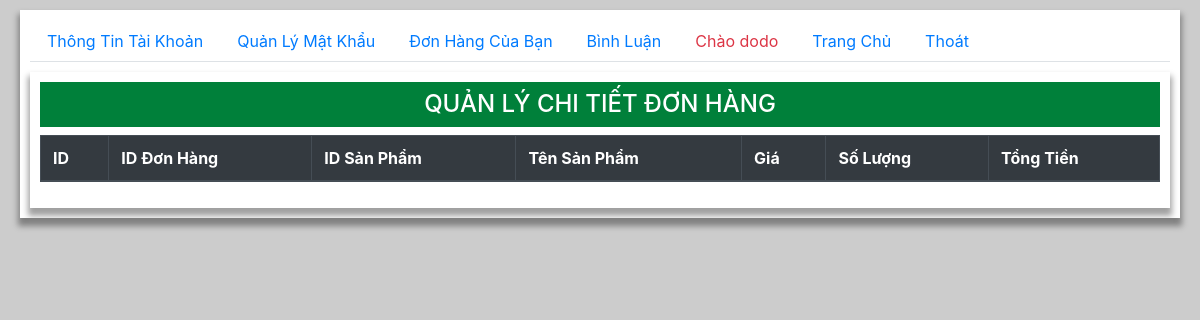
The page /user/user.php?page=order_details&id_order=3 (signed in) on the database as committed earlier.
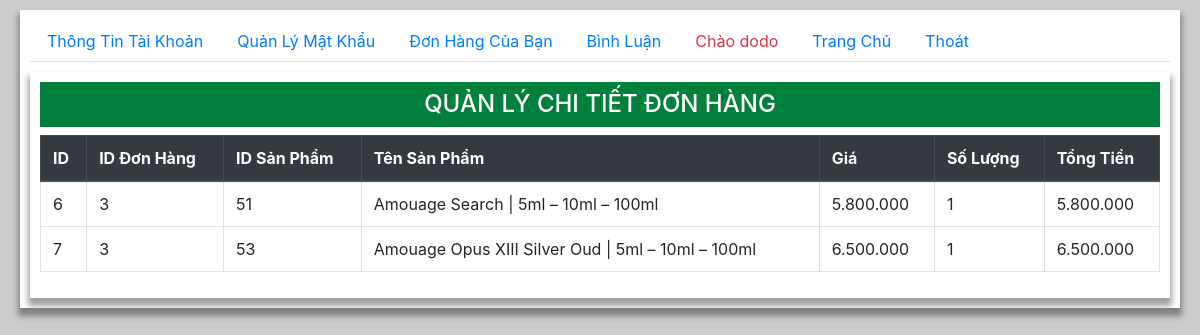
The same page on the database as committed later.
### tables this page shows
CREATE TABLE `order_details` (
  `id` int(11) NOT NULL,
  `id_order` int(11) NOT NULL,
  `id_prod` int(11) NOT NULL,
  `name_prod` varchar(255) NOT NULL,
  `price` int(11) NOT NULL,
  `quantity` int(11) NOT NULL,
  `total_money` int(11) NOT NULL
);

### user/order_details.php (the view, shortened to what this page needs)
<div class="container">
    <h2 class="py-2 text-center h4 ">QUẢN LÝ  CHI TIẾT ĐƠN HÀNG</h2>
    <table class="table table-hover table-bordered">
    <thead  class="thead-dark" >
        <tr>
            <th>ID</th>
            <th>ID Đơn Hàng</th>
            <th>ID Sản Phẩm</th>
            <th>Tên Sản Phẩm</th>
            <th>Giá</th>
            <th>Số Lượng</th>
            <th>Tổng Tiền</th>
        </tr>
    </thead>
    <tbody>
    <?php
        require '../model/conn.php';
        if(isset($_REQUEST['id_order'])){
            $id_order = " where id_order = ".$_REQUEST['id_order']."";
        }else{
            $id_order = '';
        }
        $stmt = $conn ->prepare("SELECT * FROM order_details $id_order order by id_order");
        $stmt -> execute();
        while($order_details = $stmt->fetch()){
            echo "<tr>
                <td>$order_details[0]</td>
                <td>$order_details[1]</td>
                <td>$order_details[2]</td>
                <td>$order_details[3]</td>
                <td>".number_format($order_details[4], 0, "," , ".")."</td>
                <td>$order_details[5]</td>
                <td>".number_format($order_details[6], 0, "," , ".")."</td>
            </tr>";
        }
    ?>
    </tbody>
</table>
</div>

Rows that differ between the two databases and show on the page:
added order_details: id "6", id_order "3", id_prod "51", name_prod "Amouage Search | 5ml – 10ml – 100ml", price "5.800.000", quantity "1", total_money "5.800.000"
added order_details: id "7", id_order "3", id_prod "53", name_prod "Amouage Opus XIII Silver Oud | 5ml – 10ml – 100ml", price "6.500.000", quantity "1", total_money "6.500.000"
